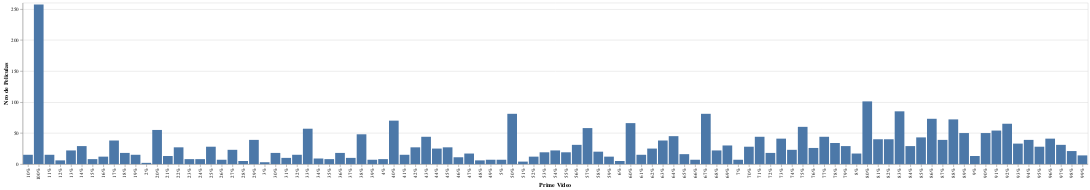

The code cell stored with this chart in its notebook:
### Code cell
lista_prime = movies["Prime Video"].tolist()
lista_RT = movies["Rotten Tomatoes"].tolist()
prime_y_RT = []
for boolean in lista_prime:
    if boolean == 1:
        prime_y_RT.append(lista_RT[0])
        lista_RT.pop(0)
    else:
        lista_RT.pop(0)
prime = pd.DataFrame({"Prime Video":prime_y_RT})
alt.Chart(prime).mark_bar().encode(x="Prime Video", y="count()").configure(countTitle="Nro de Peliculas")

### Figure 1 — Vega-Lite specification as saved in the notebook (floating-point values rounded to 4 significant figures; data arrays with more than 128 entries replaced by an {"elided": "..."} marker saying what was removed)
{"config": {"view": {"continuousWidth": 400, "continuousHeight": 300}, "countTitle": "Nro de Peliculas"}, "data": {"name": "data-3710a2cecd29c31510b6c102ce125689"}, "mark": "bar", "encoding": {"x": {"type": "nominal", "field": "Prime Video"}, "y": {"type": "quantitative", "aggregate": "count"}}, "$schema": "https://vega.github.io/schema/vega-lite/v4.8.1.json", "datasets": {"data-3710a2cecd29c31510b6c102ce125689": {"elided": "3077 records"}}}
